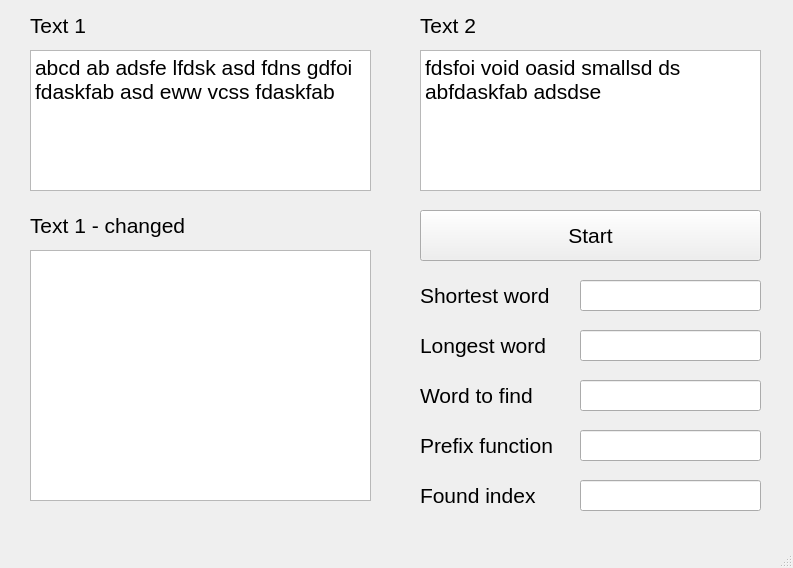
<?xml version="1.0" encoding="UTF-8"?>
<ui version="4.0">
 <class>MainWindow</class>
 <widget class="QMainWindow" name="MainWindow">
  <property name="geometry">
   <rect>
    <x>0</x>
    <y>0</y>
    <width>793</width>
    <height>568</height>
   </rect>
  </property>
  <property name="windowTitle">
   <string>MainWindow</string>
  </property>
  <widget class="QWidget" name="centralwidget">
   <widget class="QPlainTextEdit" name="plainTextEdit">
    <property name="geometry">
     <rect>
      <x>30</x>
      <y>50</y>
      <width>341</width>
      <height>141</height>
     </rect>
    </property>
    <property name="font">
     <font>
      <pointsize>16</pointsize>
     </font>
    </property>
    <property name="plainText">
     <string>abcd ab adsfe lfdsk asd fdns gdfoi fdaskfab asd eww vcss fdaskfab</string>
    </property>
   </widget>
   <widget class="QLabel" name="label">
    <property name="geometry">
     <rect>
      <x>30</x>
      <y>10</y>
      <width>111</width>
      <height>31</height>
     </rect>
    </property>
    <property name="font">
     <font>
      <pointsize>16</pointsize>
     </font>
    </property>
    <property name="text">
     <string>Text 1</string>
    </property>
   </widget>
   <widget class="QPlainTextEdit" name="plainTextEdit_2">
    <property name="geometry">
     <rect>
      <x>420</x>
      <y>50</y>
      <width>341</width>
      <height>141</height>
     </rect>
    </property>
    <property name="font">
     <font>
      <pointsize>16</pointsize>
     </font>
    </property>
    <property name="plainText">
     <string>fdsfoi void oasid smallsd ds abfdaskfab adsdse </string>
    </property>
   </widget>
   <widget class="QLabel" name="label_2">
    <property name="geometry">
     <rect>
      <x>420</x>
      <y>10</y>
      <width>111</width>
      <height>31</height>
     </rect>
    </property>
    <property name="font">
     <font>
      <pointsize>16</pointsize>
     </font>
    </property>
    <property name="text">
     <string>Text 2</string>
    </property>
   </widget>
   <widget class="QPlainTextEdit" name="plainTextEdit_3">
    <property name="geometry">
     <rect>
      <x>30</x>
      <y>250</y>
      <width>341</width>
      <height>251</height>
     </rect>
    </property>
    <property name="font">
     <font>
      <pointsize>16</pointsize>
     </font>
    </property>
   </widget>
   <widget class="QLabel" name="label_3">
    <property name="geometry">
     <rect>
      <x>30</x>
      <y>210</y>
      <width>201</width>
      <height>31</height>
     </rect>
    </property>
    <property name="font">
     <font>
      <pointsize>16</pointsize>
     </font>
    </property>
    <property name="text">
     <string>Text 1 - changed</string>
    </property>
   </widget>
   <widget class="QLineEdit" name="lineEdit_shortest">
    <property name="geometry">
     <rect>
      <x>580</x>
      <y>280</y>
      <width>181</width>
      <height>31</height>
     </rect>
    </property>
    <property name="font">
     <font>
      <pointsize>16</pointsize>
     </font>
    </property>
   </widget>
   <widget class="QLabel" name="label_4">
    <property name="geometry">
     <rect>
      <x>420</x>
      <y>280</y>
      <width>151</width>
      <height>31</height>
     </rect>
    </property>
    <property name="font">
     <font>
      <pointsize>16</pointsize>
     </font>
    </property>
    <property name="text">
     <string>Shortest word</string>
    </property>
   </widget>
   <widget class="QLineEdit" name="lineEdit_longest">
    <property name="geometry">
     <rect>
      <x>580</x>
      <y>330</y>
      <width>181</width>
      <height>31</height>
     </rect>
    </property>
    <property name="font">
     <font>
      <pointsize>16</pointsize>
     </font>
    </property>
   </widget>
   <widget class="QLabel" name="label_5">
    <property name="geometry">
     <rect>
      <x>420</x>
      <y>330</y>
      <width>151</width>
      <height>31</height>
     </rect>
    </property>
    <property name="font">
     <font>
      <pointsize>16</pointsize>
     </font>
    </property>
    <property name="text">
     <string>Longest word</string>
    </property>
   </widget>
   <widget class="QLineEdit" name="lineEdit_toFind">
    <property name="geometry">
     <rect>
      <x>580</x>
      <y>380</y>
      <width>181</width>
      <height>31</height>
     </rect>
    </property>
    <property name="font">
     <font>
      <pointsize>16</pointsize>
     </font>
    </property>
   </widget>
   <widget class="QLabel" name="label_6">
    <property name="geometry">
     <rect>
      <x>420</x>
      <y>380</y>
      <width>151</width>
      <height>31</height>
     </rect>
    </property>
    <property name="font">
     <font>
      <pointsize>16</pointsize>
     </font>
    </property>
    <property name="text">
     <string>Word to find</string>
    </property>
   </widget>
   <widget class="QLineEdit" name="lineEdit_found">
    <property name="geometry">
     <rect>
      <x>580</x>
      <y>480</y>
      <width>181</width>
      <height>31</height>
     </rect>
    </property>
    <property name="font">
     <font>
      <pointsize>16</pointsize>
     </font>
    </property>
   </widget>
   <widget class="QLabel" name="label_7">
    <property name="geometry">
     <rect>
      <x>420</x>
      <y>480</y>
      <width>151</width>
      <height>31</height>
     </rect>
    </property>
    <property name="font">
     <font>
      <pointsize>16</pointsize>
     </font>
    </property>
    <property name="text">
     <string>Found index</string>
    </property>
   </widget>
   <widget class="QPushButton" name="pushButton">
    <property name="geometry">
     <rect>
      <x>420</x>
      <y>210</y>
      <width>341</width>
      <height>51</height>
     </rect>
    </property>
    <property name="font">
     <font>
      <pointsize>16</pointsize>
     </font>
    </property>
    <property name="text">
     <string>Start</string>
    </property>
   </widget>
   <widget class="QLabel" name="label_8">
    <property name="geometry">
     <rect>
      <x>420</x>
      <y>430</y>
      <width>141</width>
      <height>31</height>
     </rect>
    </property>
    <property name="font">
     <font>
      <pointsize>16</pointsize>
     </font>
    </property>
    <property name="text">
     <string>Prefix function</string>
    </property>
   </widget>
   <widget class="QLineEdit" name="lineEdit_prefix">
    <property name="geometry">
     <rect>
      <x>580</x>
      <y>430</y>
      <width>181</width>
      <height>31</height>
     </rect>
    </property>
    <property name="font">
     <font>
      <pointsize>16</pointsize>
     </font>
    </property>
   </widget>
  </widget>
  <widget class="QMenuBar" name="menubar">
   <property name="geometry">
    <rect>
     <x>0</x>
     <y>0</y>
     <width>793</width>
     <height>22</height>
    </rect>
   </property>
  </widget>
  <widget class="QStatusBar" name="statusbar"/>
 </widget>
 <resources/>
 <connections/>
</ui>
